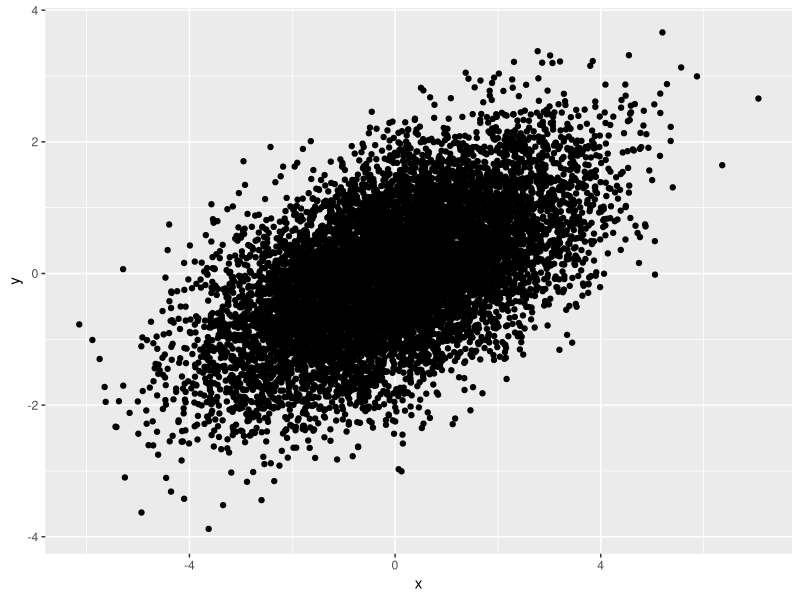

Generate this figure with R:
## ---- chunk 1
library(ggplot2)
library(dplyr)
library(MASS)
## ---- chunk 2

sigma <- matrix(c(3,1,1,1),nrow=2)

m <- mvrnorm(n=10000, mu=c(0,0), Sigma = sigma)
data <- tibble(x = m[,1], y=m[,2])
print(cor(data$x,data$y))
## ---- chunk 3
1/sqrt(3)
## ---- chunk 4
data |> ggplot(aes(x=x,y=y))+geom_point()

